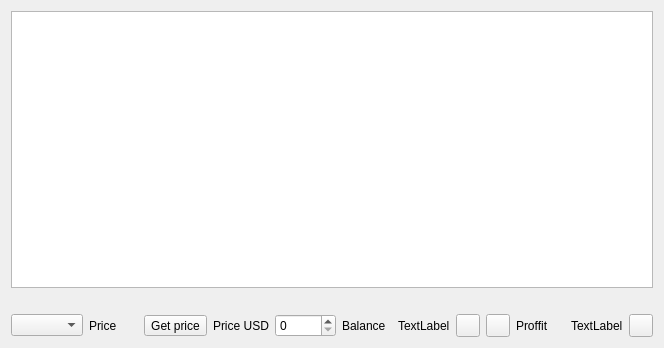
<?xml version="1.0" encoding="UTF-8"?>
<ui version="4.0">
 <class>stocksDialog</class>
 <widget class="QDialog" name="stocksDialog">
  <property name="geometry">
   <rect>
    <x>0</x>
    <y>0</y>
    <width>664</width>
    <height>348</height>
   </rect>
  </property>
  <property name="windowTitle">
   <string>Dialog</string>
  </property>
  <property name="windowIcon">
   <iconset resource="resources.qrc">
    <normaloff>:/new/icon/icons/c_black.png</normaloff>:/new/icon/icons/c_black.png</iconset>
  </property>
  <layout class="QGridLayout" name="gridLayout">
   <item row="0" column="0">
    <widget class="QTableView" name="tableView"/>
   </item>
   <item row="2" column="0">
    <layout class="QHBoxLayout" name="horizontalLayout">
     <item>
      <widget class="QComboBox" name="crypto">
       <property name="toolTip">
        <string>Select currency</string>
       </property>
      </widget>
     </item>
     <item>
      <widget class="QLabel" name="label">
       <property name="text">
        <string>Price</string>
       </property>
      </widget>
     </item>
     <item>
      <widget class="QToolButton" name="getPrice">
       <property name="toolTip">
        <string>Press to get latest price</string>
       </property>
       <property name="text">
        <string>Get price</string>
       </property>
      </widget>
     </item>
     <item>
      <widget class="QLabel" name="label_3">
       <property name="text">
        <string>Price USD</string>
       </property>
      </widget>
     </item>
     <item>
      <widget class="QSpinBox" name="usd">
       <property name="toolTip">
        <string>Amount USD to buy cryptocurrency</string>
       </property>
       <property name="maximum">
        <number>99999</number>
       </property>
      </widget>
     </item>
     <item>
      <widget class="QLabel" name="label_2">
       <property name="text">
        <string>Balance</string>
       </property>
      </widget>
     </item>
     <item>
      <widget class="QLabel" name="balance">
       <property name="text">
        <string>TextLabel</string>
       </property>
      </widget>
     </item>
     <item>
      <widget class="QToolButton" name="buyCrypto">
       <property name="toolTip">
        <string>Buy crypto</string>
       </property>
       <property name="text">
        <string/>
       </property>
       <property name="icon">
        <iconset resource="resources.qrc">
         <normaloff>:/new/icon/icons/bitup.png</normaloff>:/new/icon/icons/bitup.png</iconset>
       </property>
      </widget>
     </item>
     <item>
      <widget class="QToolButton" name="sellCrypto">
       <property name="toolTip">
        <string>Sell crypto</string>
       </property>
       <property name="text">
        <string/>
       </property>
       <property name="icon">
        <iconset resource="resources.qrc">
         <normaloff>:/new/icon/icons/bitdown.png</normaloff>:/new/icon/icons/bitdown.png</iconset>
       </property>
      </widget>
     </item>
     <item>
      <widget class="QLabel" name="label_5">
       <property name="text">
        <string>Proffit</string>
       </property>
      </widget>
     </item>
     <item>
      <widget class="QLabel" name="proffit">
       <property name="text">
        <string>TextLabel</string>
       </property>
      </widget>
     </item>
     <item>
      <widget class="QToolButton" name="getCurrentPrices">
       <property name="toolTip">
        <string>Update current prices</string>
       </property>
       <property name="text">
        <string/>
       </property>
       <property name="icon">
        <iconset resource="resources.qrc">
         <normaloff>:/new/icon/icons/updateDB.png</normaloff>:/new/icon/icons/updateDB.png</iconset>
       </property>
      </widget>
     </item>
    </layout>
   </item>
   <item row="1" column="0">
    <widget class="QLabel" name="messages">
     <property name="text">
      <string/>
     </property>
     <property name="alignment">
      <set>Qt::AlignCenter</set>
     </property>
    </widget>
   </item>
  </layout>
 </widget>
 <resources>
  <include location="resources.qrc"/>
 </resources>
 <connections/>
</ui>
